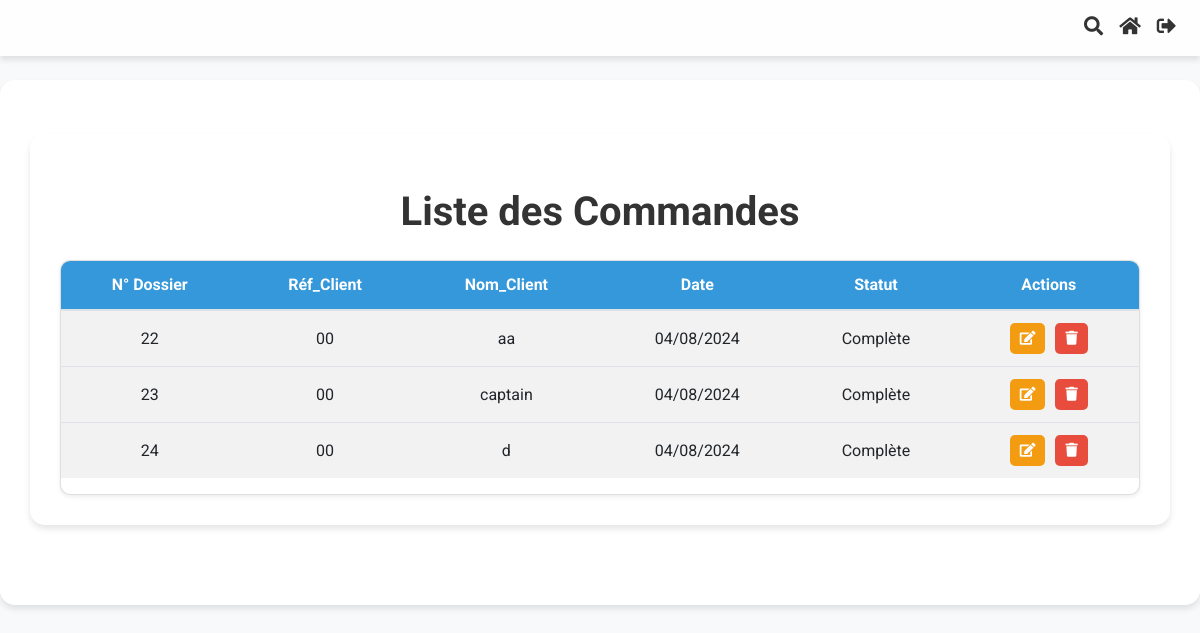
/application/commandes/ (signed in), run on the app's committed database.
### Application/models.py (models this page shows, shortened)
class Commande(models.Model):
    order_id = models.AutoField(primary_key=True)
    date_time = models.DateTimeField(auto_now_add=True)
    company_reference_number = models.CharField(max_length=100)
    client_name = models.CharField(max_length=100, default="")
    adresse = models.CharField(max_length=255, blank=True, null=True)
    email = models.EmailField(blank=True, null=True)
    fax = models.CharField(max_length=50, blank=True, null=True)
    ice = models.CharField(max_length=50, blank=True, null=True)
    infographiste = models.CharField(max_length=100, blank=True, null=True)
    order_status = models.CharField(max_length=50, choices=[
        ('draft', 'Draft'),
        ('completed', 'Completed')
    ])
    bc_number = models.CharField(max_length=50, blank=True, null=True)
    date_bc = models.DateField(blank=True, null=True)
    devis_date = models.DateTimeField(blank=True, null=True)
    devis_numero = models.IntegerField(null=True, blank=True)
    facture_date = models.DateTimeField(blank=True, null=True)
    facture_numero = models.IntegerField(null=True, blank=True)
    bl_date = models.DateTimeField(blank=True, null=True)
    bl_numero = models.IntegerField(null=True, blank=True)
    remarque = models.CharField(max_length=50, choices=[
        ('paye', 'Payé'),
        ('non_paye', 'Non Payé')
    ], default='non payé')
    facture_status = models.CharField(max_length=50, choices=[
            ('no_facture', 'Pas de Facture'),
            ('facture_termine', 'Facture Terminée')
        ], default='pas de facture')
    bl_status = models.CharField(max_length=50, choices=[
            ('no_bl', 'Pas de bon_livraison'),
            ('bl_termine', 'bon_livraison Terminé')
        ], default='pas de bon_livraison')
    devis_status = models.CharField(max_length=50, choices=[
            ('no_devis', 'Pas de Devis'),
            ('devis_termine', 'Devis Terminé')
        ], default='pas de devis')

### Application/views.py (the view)
# urls.py: path('commandes/', views.liste_commandes, name='liste_commandes'),
@login_required
def liste_commandes(request):
    query = request.GET.get('q')
    if query:
        commandes = Commande.objects.filter(
            Q(order_id__icontains=query) |
            Q(client_name__icontains=query)
        )
    else:
        commandes = Commande.objects.filter(order_status__in=['draft', 'completed'])
    is_assistant = request.user.groups.filter(name='Assistants').exists()
    return render(request, 'Application/liste_commandes.html', {'commandes': commandes, 'is_assistant': is_assistant})

### Application/templatetags/commande_extras.py (called while the page is built)
@register.filter
def translate_status(status):
    translations = {
        'draft': 'Incomplète',
        'completed': 'Complète',
        'devis': 'Devis',
        'facture': 'Facture',
        'bon_livraison': 'Bon de Livraison',
        'situation_client': 'Situation Client'
    }
    return translations.get(status, status)

### Application/templates/Application/liste_commandes.html (shortened to what this page needs)
{% extends "base.html" %}
{% load static %}
{% load commande_extras %}
{% block content %}
<div class="container mt-4">
    <h1 class="text-center header-title my-4">Liste des Commandes</h1>
    <div class="card shadow-sm custom-table">
                <table class="table table-striped">
                    <thead>
                        <tr>
                            <th>N° Dossier</th>
                            <th>Réf_Client</th>
                            <th>Nom_Client</th>
                            <th>Date</th>
                            <th>Statut</th>
                            <th>Actions</th>
                        </tr>
                    </thead>
                    <tbody>
                        {% if commandes %}
                            {% for commande in commandes %}
                                <tr>
                                    <td>{{ commande.order_id }}</td>
                                    <td>{{ commande.company_reference_number }}</td>
                                    <td>{{ commande.client_name }}</td>
                                    <td>{{ commande.date_time|date:"d/m/Y" }}</td>
                                    <td>{{ commande.order_status|translate_status }}</td>
                                    <td>
                                        <div class="btn-container">
                                            <a href="{% url 'modifier_commande' commande.pk %}" class="btn btn-sm btn-custom-warning">
                                                <i class="fas fa-edit"></i>
                                            </a>
                                            <a href="{% url 'supprimer_commande' commande.pk %}" class="btn btn-sm btn-custom-danger" onclick="return confirm('Etes-vous sûr de vouloir supprimer cette commande?');">
                                                <i class="fas fa-trash"></i>
                                            </a>
                                        </div>
                                    </td>
                                </tr>
                            {% endfor %}
                        {% else %}
                            <tr>
                                <td colspan="6" class="text-center">Aucune commande disponible.</td>
                            </tr>
                        {% endif %}
                    </tbody>
                </table>
        </div>
</div>
{% endblock %}

### Application/templates/base.html (shortened to what this page needs)
<!DOCTYPE html>
<html lang="en">
<head>
    {% load static %}
    <link rel="stylesheet" href="https://cdnjs.cloudflare.com/ajax/libs/font-awesome/5.15.3/css/all.min.css">
    <link rel="stylesheet" href="https://stackpath.bootstrapcdn.com/bootstrap/4.3.1/css/bootstrap.min.css">
    <link rel="stylesheet" href="https://cdnjs.cloudflare.com/ajax/libs/animate.css/4.1.1/animate.min.css">
</head>
<body>
<nav class="navbar navbar-expand-lg navbar-light">
    <div class="collapse navbar-collapse" id="navbarNav">
        <ul class="navbar-nav ml-auto">
            <li class="nav-item">
                <a class="nav-link" href="#" id="search-toggle"><i class="fas fa-search"></i></a>
            </li>
            {% if not is_assistant%}
            <li class="nav-item">
                <a class="nav-link" href="{% url 'welcome_director' %}"><i class="fas fa-home"></i></a>
            </li>
            {% endif %}
            <li class="nav-item">
                <a class="nav-link" href="{% url 'logout' %}"><i class="fas fa-sign-out-alt"></i></a>
            </li>
        </ul>
    </div>
</nav>
<div class="container mt-4">
    {% block content %}{% endblock %}
</div>
</body>
</html>

### Application/templates/Application/liste_commandes.html (style rules this page uses)
body { font-family: 'Roboto', sans-serif; background-color: #f8f9fa; }
.custom-table { background-color: #fff; border-radius: 10px; box-shadow: 0 4px 8px rgba(0, 0, 0, 0.1); overflow: hidden; margin-top: 20px; }
.custom-table th, .custom-table td { padding: 12px 15px; text-align: center; }
.custom-table th { background-color: #3498db; color: #fff; font-weight: bold; border: none; }
.custom-table tbody tr:nth-child(even) { background-color: #f2f2f2; }
.btn-custom-warning { background-color: #f39c12; color: #fff; border: none; transition: background-color 0.3s ease; border-radius: 5px; padding: 5px 10px; }
.btn-custom-danger { background-color: #e74c3c; color: #fff; border: none; transition: background-color 0.3s ease; border-radius: 5px; padding: 5px 10px; }
.header-title { font-family: 'Roboto', sans-serif; color: #333; font-weight: 700; margin-bottom: 20px; }
.btn-container { display: flex; justify-content: center; gap: 10px; }

### data on the page
Commande: order_id "22", company_reference_number "00", client_name "aa", date_time "04/08/2024", order_status|translate_status "Complète"
Commande: order_id "23", company_reference_number "00", client_name "captain", date_time "04/08/2024", order_status|translate_status "Complète"
Commande: order_id "24", company_reference_number "00", client_name "d", date_time "04/08/2024", order_status|translate_status "Complète"
